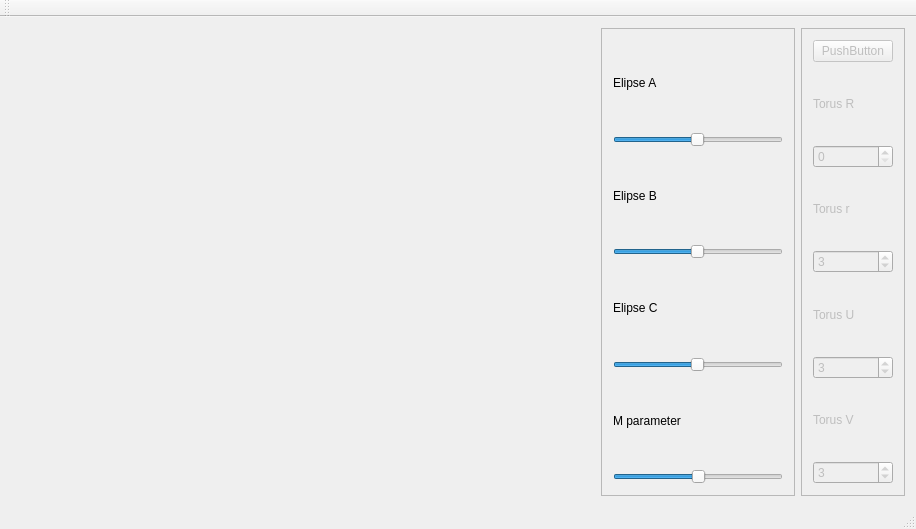
<?xml version="1.0" encoding="UTF-8"?>
<ui version="4.0">
 <class>MainWindow</class>
 <widget class="QMainWindow" name="MainWindow">
  <property name="geometry">
   <rect>
    <x>0</x>
    <y>0</y>
    <width>916</width>
    <height>529</height>
   </rect>
  </property>
  <property name="windowTitle">
   <string>MainWindow</string>
  </property>
  <widget class="QWidget" name="centralWidget">
   <layout class="QHBoxLayout" name="horizontalLayout">
    <item>
     <widget class="Widget" name="widget" native="true">
      <property name="sizePolicy">
       <sizepolicy hsizetype="Preferred" vsizetype="Preferred">
        <horstretch>3</horstretch>
        <verstretch>0</verstretch>
       </sizepolicy>
      </property>
     </widget>
    </item>
    <item>
     <widget class="QFrame" name="frame_3">
      <property name="sizePolicy">
       <sizepolicy hsizetype="Preferred" vsizetype="Preferred">
        <horstretch>1</horstretch>
        <verstretch>7</verstretch>
       </sizepolicy>
      </property>
      <property name="frameShape">
       <enum>QFrame::StyledPanel</enum>
      </property>
      <property name="frameShadow">
       <enum>QFrame::Raised</enum>
      </property>
      <layout class="QVBoxLayout" name="verticalLayout_2">
       <item>
        <widget class="QLabel" name="label_a">
         <property name="text">
          <string>Elipse A</string>
         </property>
        </widget>
       </item>
       <item>
        <widget class="QSlider" name="horizontalSlider_a">
         <property name="minimum">
          <number>1</number>
         </property>
         <property name="maximum">
          <number>100</number>
         </property>
         <property name="value">
          <number>50</number>
         </property>
         <property name="orientation">
          <enum>Qt::Horizontal</enum>
         </property>
        </widget>
       </item>
       <item>
        <widget class="QLabel" name="label_b">
         <property name="text">
          <string>Elipse B</string>
         </property>
        </widget>
       </item>
       <item>
        <widget class="QSlider" name="horizontalSlider_b">
         <property name="minimum">
          <number>1</number>
         </property>
         <property name="maximum">
          <number>100</number>
         </property>
         <property name="value">
          <number>50</number>
         </property>
         <property name="orientation">
          <enum>Qt::Horizontal</enum>
         </property>
        </widget>
       </item>
       <item>
        <widget class="QLabel" name="label_c">
         <property name="text">
          <string>Elipse C</string>
         </property>
        </widget>
       </item>
       <item>
        <widget class="QSlider" name="horizontalSlider_c">
         <property name="minimum">
          <number>1</number>
         </property>
         <property name="maximum">
          <number>100</number>
         </property>
         <property name="value">
          <number>50</number>
         </property>
         <property name="orientation">
          <enum>Qt::Horizontal</enum>
         </property>
        </widget>
       </item>
       <item>
        <widget class="QLabel" name="label_m">
         <property name="text">
          <string>M parameter</string>
         </property>
        </widget>
       </item>
       <item>
        <widget class="QSlider" name="horizontalSlider_m">
         <property name="minimum">
          <number>0</number>
         </property>
         <property name="maximum">
          <number>50</number>
         </property>
         <property name="singleStep">
          <number>1</number>
         </property>
         <property name="value">
          <number>25</number>
         </property>
         <property name="orientation">
          <enum>Qt::Horizontal</enum>
         </property>
        </widget>
       </item>
      </layout>
     </widget>
    </item>
    <item>
     <widget class="QFrame" name="frame">
      <property name="sizePolicy">
       <sizepolicy hsizetype="Fixed" vsizetype="Preferred">
        <horstretch>0</horstretch>
        <verstretch>7</verstretch>
       </sizepolicy>
      </property>
      <property name="frameShape">
       <enum>QFrame::StyledPanel</enum>
      </property>
      <property name="frameShadow">
       <enum>QFrame::Raised</enum>
      </property>
      <layout class="QVBoxLayout" name="verticalLayout">
       <item>
        <widget class="QPushButton" name="pushButton">
         <property name="enabled">
          <bool>false</bool>
         </property>
         <property name="sizePolicy">
          <sizepolicy hsizetype="Fixed" vsizetype="Fixed">
           <horstretch>0</horstretch>
           <verstretch>0</verstretch>
          </sizepolicy>
         </property>
         <property name="text">
          <string>PushButton</string>
         </property>
        </widget>
       </item>
       <item>
        <widget class="QLabel" name="label_R">
         <property name="enabled">
          <bool>false</bool>
         </property>
         <property name="text">
          <string>Torus R</string>
         </property>
        </widget>
       </item>
       <item>
        <widget class="QSpinBox" name="spinBox_R">
         <property name="enabled">
          <bool>false</bool>
         </property>
        </widget>
       </item>
       <item>
        <widget class="QLabel" name="label_r">
         <property name="enabled">
          <bool>false</bool>
         </property>
         <property name="text">
          <string>Torus r</string>
         </property>
        </widget>
       </item>
       <item>
        <widget class="QSpinBox" name="spinBox_r">
         <property name="enabled">
          <bool>false</bool>
         </property>
         <property name="value">
          <number>3</number>
         </property>
        </widget>
       </item>
       <item>
        <widget class="QLabel" name="label_R_2">
         <property name="enabled">
          <bool>false</bool>
         </property>
         <property name="text">
          <string>Torus U</string>
         </property>
        </widget>
       </item>
       <item>
        <widget class="QSpinBox" name="spinBox_U">
         <property name="enabled">
          <bool>false</bool>
         </property>
         <property name="minimum">
          <number>1</number>
         </property>
         <property name="value">
          <number>3</number>
         </property>
        </widget>
       </item>
       <item>
        <widget class="QLabel" name="label_R_3">
         <property name="enabled">
          <bool>false</bool>
         </property>
         <property name="text">
          <string>Torus V</string>
         </property>
        </widget>
       </item>
       <item>
        <widget class="QSpinBox" name="spinBox_V">
         <property name="enabled">
          <bool>false</bool>
         </property>
         <property name="minimum">
          <number>1</number>
         </property>
         <property name="value">
          <number>3</number>
         </property>
        </widget>
       </item>
      </layout>
     </widget>
    </item>
   </layout>
  </widget>
  <widget class="QMenuBar" name="menuBar">
   <property name="geometry">
    <rect>
     <x>0</x>
     <y>0</y>
     <width>916</width>
     <height>26</height>
    </rect>
   </property>
  </widget>
  <widget class="QToolBar" name="mainToolBar">
   <attribute name="toolBarArea">
    <enum>TopToolBarArea</enum>
   </attribute>
   <attribute name="toolBarBreak">
    <bool>false</bool>
   </attribute>
  </widget>
  <widget class="QStatusBar" name="statusBar"/>
 </widget>
 <layoutdefault spacing="6" margin="11"/>
 <customwidgets>
  <customwidget>
   <class>Widget</class>
   <extends>QWidget</extends>
   <header location="global">widget.h</header>
   <container>1</container>
  </customwidget>
 </customwidgets>
 <resources/>
 <connections/>
</ui>
